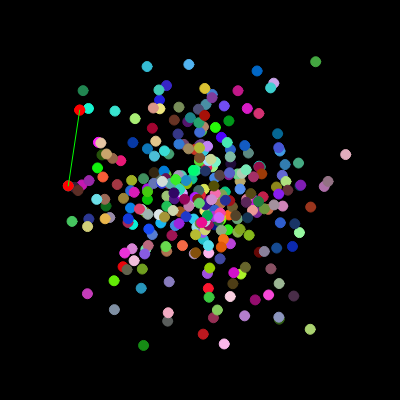
Frame 1 (no input)
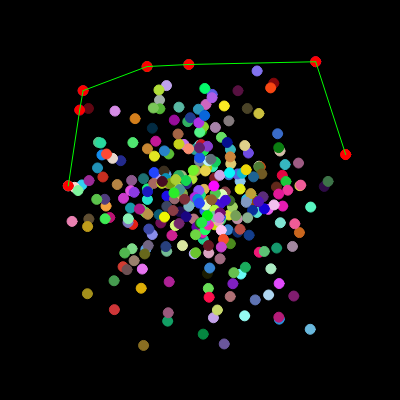
Frame 60 (no input)
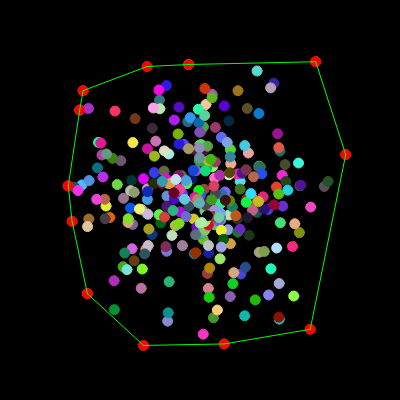
Frame 120 (the mouse pressed at the canvas centre since frame 60)

The p5.js sketch that drew these frames (run headless with seeded random() and noise() and a simulated clock; from frame 60 on, the mouse is pressed at the canvas centre):

// p5.js sketch
// ── sketch.js
let delay = 10;
let _timer = delay;

function setup() {
  createCanvas(WIDTH, HEIGHT);
  
  generateData();
  searchInitialPoint();
}

function time(){
  _timer++;
  if (_timer < delay){
    return false;
  }
  _timer = 0;
  return true;
}

function draw() {
  if (!time()){
    return;
  }
  
  if (cur.index==init_index && conv_hull.length > 1){
    console.log('done', conv_hull.length-1);
    noLoop();
  }
  
  searchConvexHull();
  update();
}
// ── convexhull.js
let WIDTH = 400;
let HEIGHT = 400;
let cur = null;
let conv_hull = [];

let points = [];
let init_index = null;
let N = 300;
let size = 10;
let offset = WIDTH/8;

class Point{
  constructor(x, y, i){
    this.pos = createVector(x, y);
    this.index = i;
  }
  
  _draw(c){
    if (cur.index == this.index){
      c = color(255, 0 ,0);
    }
    
    fill(c);
    stroke(c);
    ellipse(this.pos.x, this.pos.y, size, size);
  }
}

function generateData(){
  for (let i=0; i<N; i++){
    let rand_x = random(random(offset,WIDTH/2), random(WIDTH/2,WIDTH-offset));
    let rand_y = random(random(offset,HEIGHT/2), random(HEIGHT/2,HEIGHT-offset));
    points.push(new Point(rand_x, rand_y, i));
  }
}

function searchInitialPoint(){
  let x = Infinity;
  let point = null;
  
  points.forEach(p => {
    if (p.pos.x < x){
      x = p.pos.x;
      point = p;
    }
  });
  cur = point;
  conv_hull.push(cur);
  init_index = cur.index;
}

function searchConvexHull(){
  let p1, p2, v1, v2, cp, found;
  for (let i=0; i < points.length; i++){
    p1 = points[i];
    if (p1.index==cur.index){
      continue;
    }
    v1 = p5.Vector.sub(p1.pos, cur.pos);
    
    found = true;
    for (let j=0; j < points.length; j++){
      p2 = points[j];
      if (p2.index==p1.index || p2.index==cur.index){
        continue;
      }
      
      v2 = p5.Vector.sub(p2.pos, cur.pos);
      cp = p5.Vector.cross(v1, v2);
      //console.log(v1, v2, cp);
      if (cp.z < 0){
        found = false;
        break;
      }
    }
    
    if (found){
      cur = p1;
      //console.log(dist(p1.pos.x, p1.pos.y, WIDTH/2, HEIGHT/2));
      conv_hull.push(cur);
      break;
    }
  }
}

function update(){
  background(0);
  
  points.forEach(p =>{
    p._draw(color(random(255), random(255), random(255)));
  });
  
  conv_hull.forEach(p =>{
    p._draw(color(255, 0, 0));
  });
  
  for (let i=0; i<conv_hull.length-1; i++){
    let p1 = conv_hull[i];
    let p2 = conv_hull[i+1];
    
    stroke(0,255,0);
    line(p1.pos.x, p1.pos.y, p2.pos.x, p2.pos.y);
  }
}
